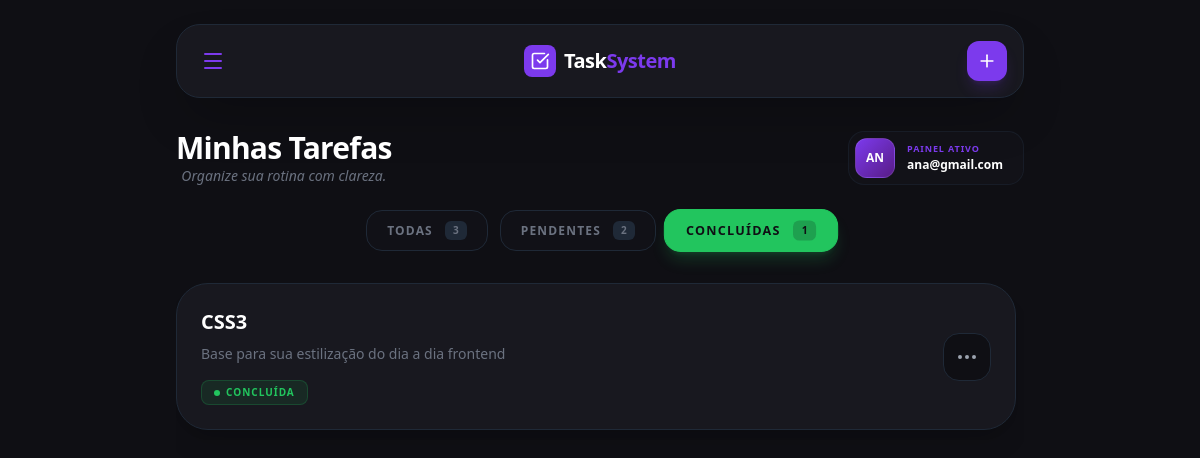
/tarefas/?status=concluidas (signed in), run on the app's committed database.
### tarefas/models.py (models this page shows, shortened)
class Tarefa(models.Model):
    usuario = models.ForeignKey(User, on_delete=models.CASCADE)
    titulo = models.CharField(max_length=100)
    descricao = models.TextField(blank=True)
    finalizado = models.BooleanField(default=False)
    excluida = models.BooleanField(default=False)
    criado_em = models.DateTimeField(auto_now_add=True)

### tarefas/views.py (the view)
# urls.py: path('tarefas/', views.listar_tarefas, name='listar_tarefas'),
@login_required
def listar_tarefas(request):
    queryset_base = Tarefa.objects.filter(usuario=request.user, excluida=False)
    status_filtro = request.GET.get('status', 'todas')
    if status_filtro == 'pendentes':
        tarefas = queryset_base.filter(finalizado=False)
    elif status_filtro == 'concluidas':
        tarefas = queryset_base.filter(finalizado=True)
    else:
        tarefas = queryset_base
    context = {
        'tarefas': tarefas.order_by('-criado_em'),
        'total': queryset_base.count(),
        'pendentes': queryset_base.filter(finalizado=False).count(),
        'finalizadas': queryset_base.filter(finalizado=True).count(),
    }
    return render(request, 'tarefas/listar.html', context)

### tarefas/templates/tarefas/listar.html (shortened to what this page needs)
<!DOCTYPE html>
<html lang="pt-BR">
<head>
    <script src="https://cdn.tailwindcss.com"></script>
</head>
<body class="bg-dark text-gray-200 min-h-screen font-sans" x-data="{ drawerOpen: false, addModalOpen: false }">
    <div class="max-w-4xl mx-auto p-4 md:p-6 flex flex-col h-screen">
        <header class="shrink-0 mb-8">
            <div class="flex items-center justify-between bg-card border border-gray-800 p-4 rounded-3xl shadow-2xl">
                <button @click="drawerOpen = true" class="p-2 hover:bg-dark rounded-xl transition text-primary">
                    <i data-lucide="menu"></i>
                </button>
                <div class="flex items-center gap-2">
                    <div class="bg-primary p-1.5 rounded-lg text-white">
                        <i data-lucide="check-square" class="w-5 h-5"></i>
                    </div>
                    <h1 class="text-xl font-bold text-white tracking-tight">Task<span class="text-primary">System</span></h1>
                </div>
                <button @click="addModalOpen = true" class="bg-primary hover:bg-purple-700 text-white p-2.5 rounded-xl transition shadow-lg shadow-primary/20 active:scale-95">
                    <i data-lucide="plus" class="w-5 h-5"></i>
                </button>
            </div>
        </header>
        <div class="flex flex-col gap-6 mb-8">
            <div class="flex flex-col md:flex-row md:items-center justify-between gap-6">
                <div class="text-center">
                    <h2 class="text-3xl font-extrabold text-white tracking-tight">Minhas Tarefas</h2>
                    <p class="text-gray-500 text-sm italic">Organize sua rotina com clareza.</p>
                </div>
                <div @click="drawerOpen = true" class="cursor-pointer hidden md:flex flex items-center gap-3 bg-card/40 p-1.5 pr-5 rounded-2xl border border-gray-800/50 hover:border-primary/30 transition-all group">
                    <div class="w-10 h-10 rounded-xl bg-gradient-to-br from-primary to-purple-900 flex items-center justify-center border border-white/10">
                        <span class="text-white font-black text-xs uppercase">{{ user.username|slice:":2" }}</span>
                    </div>
                    <div class="flex flex-col">
                        <span class="text-[9px] font-black text-primary uppercase tracking-widest leading-none mb-1">Painel Ativo</span>
                        <h2 class="text-white font-bold text-xs truncate max-w-[120px]">
                            {% if user.first_name %}{{ user.first_name }}{% else %}{{ user.username }}{% endif %}
                        </h2>
                    </div>
                </div>
            </div>
            <div class="flex flex-wrap items-center gap-3 justify-center">
                <a href="?status=todas"
   class="flex flex-1 md:flex-none items-center justify-center gap-3 px-5 py-2.5 rounded-2xl border transition-all duration-300
   {% if not request.GET.status or request.GET.status == 'todas' %}
     bg-primary border-primary text-white shadow-lg shadow-primary/20 scale-105 z-10
   {% else %}
     bg-card/30 border-gray-800 text-gray-500 hover:border-gray-600
   {% endif %}">
    <span class=" md:inline text-xs font-black uppercase tracking-widest">
        Todas
    </span>
    <span class="px-2 py-0.5
        {% if not request.GET.status or request.GET.status == 'todas' %}
            bg-white/20
        {% else %}
            bg-gray-800
        {% endif %}
        rounded-md text-[10px] font-bold">
        {{ total }}
    </span>
</a>
                <a href="?status=pendentes"
   class="flex flex-1 md:flex-none items-center justify-center gap-3 px-5 py-2.5 rounded-2xl border transition-all duration-300
   {% if request.GET.status == 'pendentes' %}
     bg-yellow-500 border-yellow-500 text-dark shadow-lg shadow-yellow-500/20 scale-105 z-10
   {% else %}
     bg-card/30 border-gray-800 text-gray-500 hover:border-gray-600
   {% endif %}">
    <span class="hidden md:inline text-xs font-black uppercase tracking-widest">
        Pendentes
    </span>
    <span class="px-2 py-0.5
        {% if request.GET.status == 'pendentes' %}
            bg-dark/20
        {% else %}
            bg-gray-800
        {% endif %}
        rounded-md text-[10px] font-bold">
        {{ pendentes }}
    </span>
</a>
                <a href="?status=concluidas"
   class="flex flex-1 md:flex-none items-center justify-center gap-3 px-5 py-2.5 rounded-2xl border transition-all duration-300
   {% if request.GET.status == 'concluidas' %}
     bg-green-500 border-green-500 text-dark shadow-lg shadow-green-500/20 scale-105 z-10
   {% else %}
     bg-card/30 border-gray-800 text-gray-500 hover:border-gray-600
   {% endif %}">
    <span class="hidden md:inline text-xs font-black uppercase tracking-widest">
        Concluídas
    </span>
    <span class="px-2 py-0.5
        {% if request.GET.status == 'concluidas' %}
            bg-dark/20
        {% else %}
            bg-gray-800
        {% endif %}
        rounded-md text-[10px] font-bold">
        {{ finalizadas }}
    </span>
</a>
            </div>
        </div>
        <div class="flex-1 overflow-y-auto pr-2 custom-scroll">
            <ul class="space-y-4 pb-10">
                {% for tarefa in tarefas %}
                <li x-data="{ menuOpen: false }" class="relative bg-card border border-gray-800 rounded-[2rem] p-6 flex flex-col md:flex-row md:items-center justify-between gap-6 hover:border-primary/50 hover:bg-primary/[0.01] transition-all duration-300 shadow-xl group">
                    <div class="flex-1">
                        <div class="flex items-center justify-between gap-4 mb-2">
                            <h3 class="text-xl font-bold text-white group-hover:text-primary transition-colors duration-300 line-clamp-1 flex-1">
                                {{ tarefa.titulo }}
                            </h3>
                        </div>
                        <p class="text-gray-500 text-sm line-clamp-2 mb-4">{{ tarefa.descricao }}</p>
                        <div class="flex items-center gap-3">
                            {% if tarefa.finalizado %}
                                <div class="flex items-center gap-1.5 px-3 py-1 bg-green-500/10 border border-green-500/20 rounded-lg">
                                    <div class="w-1.5 h-1.5 rounded-full bg-green-500 animate-pulse"></div>
                                    <span class="text-[10px] font-black text-green-500 uppercase tracking-widest">Concluída</span>
                                </div>
                            {% endif %}
                        </div>
                    </div>
                    <div class="relative flex items-center justify-end">
                        <button @click="menuOpen = !menuOpen" @click.away="menuOpen = false"
                                class="flex items-center justify-center w-12 h-12 rounded-2xl bg-dark border border-gray-800 text-gray-400 hover:text-white hover:border-primary transition-all active:scale-90">
                            <i data-lucide="more-horizontal" :class="menuOpen ? 'rotate-90' : ''" class="transition-transform duration-300"></i>
                        </button>
                    </div>
                </li>
                {% empty %}
                <div class="text-center py-20 bg-card/30 rounded-3xl border border-dashed border-gray-800">
                    <i data-lucide="clipboard-list" class="w-12 h-12 text-gray-700 mx-auto mb-4"></i>
                    <p class="text-gray-500 font-medium italic">Nenhuma tarefa por aqui.</p>
                </div>
                {% endfor %}
            </ul>
        </div>
    </div>
</body>
</html>

### data on the page
Tarefa: titulo "CSS3", descricao "Base para sua estilização do dia a dia frontend", finalizado True (drawn)

### other printed values
{{ user.username|slice:":2" }} "AN"
{{ user.username }} "ana@gmail.com"
{{ total }} "3"
{{ pendentes }} "2"
{{ finalizadas }} "1"
